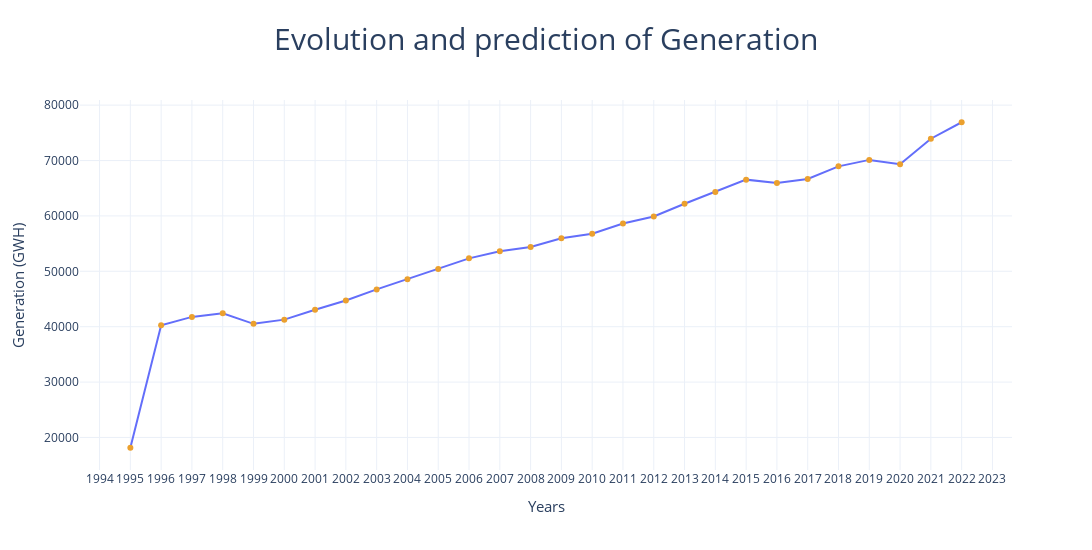

This figure's notebook cell:
### Markdown cell above
## Electricity generation evolution in GWh/Year

### Code cell
# Convert the 'Fecha' column to just the year
yearlygeneration["Fecha"] = yearlygeneration["Fecha"].dt.year

# Group by 'Fecha' and calculate the sum of numeric columns, then reset the index
data = yearlygeneration.groupby("Fecha").sum(numeric_only=True).reset_index()

# Plot the data using Plotly
fig = px.line(data, x='Fecha', y='Total', title='Evolution and Prediction of Generation',
              labels={'Fecha': 'Years', 'Total': 'Generation (GWH)'}, markers=True)

# Update the trace marker color
fig.update_traces(marker=dict(color='#EBA02E'))

# Update layout properties
fig.update_layout(
    xaxis=dict(tickmode='linear'),
    yaxis=dict(tickformat=".0f"),
    template='plotly_white',
    title=dict(font=dict(size=30), x=0.5, xanchor='center'),
    xaxis_title=dict(font=dict(size=15)),
    yaxis_title=dict(font=dict(size=15)),
    legend=dict(font=dict(size=12)),
    width=1400,
    height=550
)

# Show the plot
fig.show()

# Print the dataframe
data[['Fecha', 'Total']]

### Figure 1 — Plotly figure (JSON) as saved in the notebook; plotly's stock layout.template omitted (floating-point values rounded to 4 significant figures)
{"data": [{"hovertemplate": "Years=%{x}<br>Generation (GWH)=%{y}<extra></extra>", "legendgroup": "", "line": {"color": "#636efa", "dash": "solid"}, "marker": {"color": "#EBA02E", "symbol": "circle"}, "mode": "markers+lines", "name": "", "orientation": "v", "showlegend": false, "type": "scatter", "x": [1995, 1996, 1997, 1998, 1999, 2000, 2001, 2002, 2003, 2004, 2005, 2006, 2007, 2008, 2009, 2010, 2011, 2012, 2013, 2014, 2015, 2016, 2017, 2018, 2019, 2020, 2021, 2022], "xaxis": "x", "y": [18148, 40249, 41768, 42422, 40514, 41277, 43048, 44734, 46735, 48563, 50431, 52340, 53627, 54395, 55965, 56787, 58621, 59891, 62197, 64328, 66548, 65943, 66667, 68947, 70114, 69324, 73933, 76908], "yaxis": "y"}], "layout": {"height": 550, "legend": {"font": {"size": 12}, "tracegroupgap": 0}, "title": {"font": {"size": 30}, "text": "Evolution and prediction of Generation", "x": 0.5, "xanchor": "center"}, "width": 1400, "xaxis": {"anchor": "y", "domain": [0, 1], "tickmode": "linear", "title": {"font": {"size": 15}, "text": "Years"}}, "yaxis": {"anchor": "x", "domain": [0, 1], "tickformat": ".0f", "title": {"font": {"size": 15}, "text": "Generation (GWH)"}}}}
